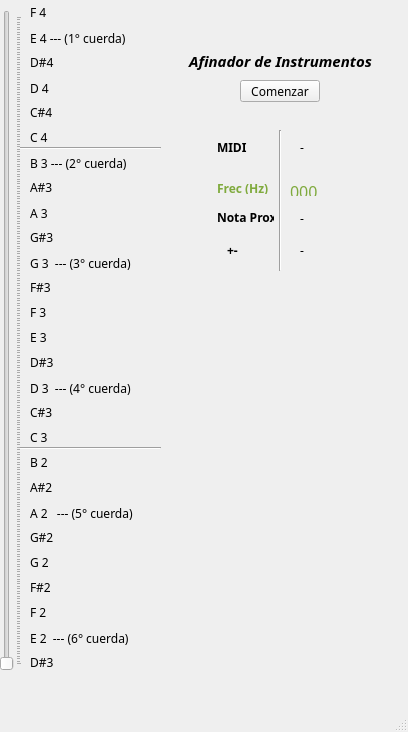
<?xml version="1.0" encoding="UTF-8"?>
<ui version="4.0">
 <class>MainWindows</class>
 <widget class="QMainWindow" name="MainWindows">
  <property name="geometry">
   <rect>
    <x>0</x>
    <y>0</y>
    <width>408</width>
    <height>732</height>
   </rect>
  </property>
  <property name="windowTitle">
   <string>pyFrec</string>
  </property>
  <widget class="QWidget" name="centralwidget">
   <widget class="QPushButton" name="boton">
    <property name="geometry">
     <rect>
      <x>240</x>
      <y>80</y>
      <width>80</width>
      <height>22</height>
     </rect>
    </property>
    <property name="font">
     <font>
      <family>Comfortaa</family>
      <weight>50</weight>
      <bold>false</bold>
     </font>
    </property>
    <property name="text">
     <string>Comenzar</string>
    </property>
   </widget>
   <widget class="QLabel" name="ResMidi">
    <property name="geometry">
     <rect>
      <x>300</x>
      <y>140</y>
      <width>57</width>
      <height>14</height>
     </rect>
    </property>
    <property name="font">
     <font>
      <family>Comfortaa</family>
      <weight>50</weight>
      <bold>false</bold>
     </font>
    </property>
    <property name="text">
     <string>-</string>
    </property>
   </widget>
   <widget class="QLabel" name="label_3">
    <property name="geometry">
     <rect>
      <x>217</x>
      <y>180</y>
      <width>57</width>
      <height>14</height>
     </rect>
    </property>
    <property name="font">
     <font>
      <family>Comfortaa</family>
      <weight>75</weight>
      <bold>true</bold>
     </font>
    </property>
    <property name="text">
     <string>&lt;html&gt;&lt;head/&gt;&lt;body&gt;&lt;p&gt;&lt;span style=&quot; color:#7faa3d;&quot;&gt;Frec (Hz)&lt;/span&gt;&lt;/p&gt;&lt;/body&gt;&lt;/html&gt;</string>
    </property>
   </widget>
   <widget class="QLabel" name="label_4">
    <property name="geometry">
     <rect>
      <x>217</x>
      <y>210</y>
      <width>57</width>
      <height>14</height>
     </rect>
    </property>
    <property name="font">
     <font>
      <family>Comfortaa</family>
      <weight>75</weight>
      <bold>true</bold>
     </font>
    </property>
    <property name="text">
     <string>Nota Prox</string>
    </property>
   </widget>
   <widget class="QLabel" name="label_5">
    <property name="geometry">
     <rect>
      <x>227</x>
      <y>240</y>
      <width>41</width>
      <height>20</height>
     </rect>
    </property>
    <property name="font">
     <font>
      <family>Comfortaa</family>
      <weight>75</weight>
      <bold>true</bold>
     </font>
    </property>
    <property name="text">
     <string>+-</string>
    </property>
   </widget>
   <widget class="QLabel" name="ResNota">
    <property name="geometry">
     <rect>
      <x>300</x>
      <y>210</y>
      <width>61</width>
      <height>16</height>
     </rect>
    </property>
    <property name="font">
     <font>
      <family>Comfortaa</family>
      <weight>50</weight>
      <bold>false</bold>
     </font>
    </property>
    <property name="text">
     <string>-</string>
    </property>
   </widget>
   <widget class="QLabel" name="label_7">
    <property name="geometry">
     <rect>
      <x>217</x>
      <y>140</y>
      <width>57</width>
      <height>14</height>
     </rect>
    </property>
    <property name="font">
     <font>
      <family>Comfortaa</family>
      <weight>75</weight>
      <bold>true</bold>
     </font>
    </property>
    <property name="text">
     <string>MIDI</string>
    </property>
    <property name="textFormat">
     <enum>Qt::AutoText</enum>
    </property>
   </widget>
   <widget class="QLabel" name="ResFrec">
    <property name="geometry">
     <rect>
      <x>290</x>
      <y>180</y>
      <width>51</width>
      <height>16</height>
     </rect>
    </property>
    <property name="font">
     <font>
      <family>Comfortaa</family>
      <weight>50</weight>
      <italic>true</italic>
      <bold>false</bold>
     </font>
    </property>
    <property name="text">
     <string>&lt;html&gt;&lt;head/&gt;&lt;body&gt;&lt;p&gt;&lt;span style=&quot; font-size:12pt; font-style:normal; color:#7faa3d;&quot;&gt;000&lt;/span&gt;&lt;/p&gt;&lt;/body&gt;&lt;/html&gt;</string>
    </property>
   </widget>
   <widget class="QLabel" name="ResDist">
    <property name="geometry">
     <rect>
      <x>300</x>
      <y>240</y>
      <width>51</width>
      <height>20</height>
     </rect>
    </property>
    <property name="font">
     <font>
      <family>Comfortaa</family>
      <weight>50</weight>
      <bold>false</bold>
     </font>
    </property>
    <property name="text">
     <string>-</string>
    </property>
   </widget>
   <widget class="QLabel" name="label_18">
    <property name="geometry">
     <rect>
      <x>30</x>
      <y>30</y>
      <width>111</width>
      <height>16</height>
     </rect>
    </property>
    <property name="font">
     <font>
      <family>Comfortaa</family>
      <weight>50</weight>
      <bold>false</bold>
     </font>
    </property>
    <property name="text">
     <string>E 4 --- (1° cuerda)</string>
    </property>
   </widget>
   <widget class="QLabel" name="label_19">
    <property name="geometry">
     <rect>
      <x>30</x>
      <y>180</y>
      <width>57</width>
      <height>14</height>
     </rect>
    </property>
    <property name="font">
     <font>
      <family>Comfortaa</family>
      <weight>50</weight>
      <bold>false</bold>
     </font>
    </property>
    <property name="text">
     <string>A#3</string>
    </property>
   </widget>
   <widget class="QLabel" name="label_20">
    <property name="geometry">
     <rect>
      <x>30</x>
      <y>130</y>
      <width>57</width>
      <height>14</height>
     </rect>
    </property>
    <property name="font">
     <font>
      <family>Comfortaa</family>
      <weight>50</weight>
      <bold>false</bold>
     </font>
    </property>
    <property name="text">
     <string>C 4</string>
    </property>
   </widget>
   <widget class="QLabel" name="label_21">
    <property name="geometry">
     <rect>
      <x>30</x>
      <y>230</y>
      <width>57</width>
      <height>14</height>
     </rect>
    </property>
    <property name="font">
     <font>
      <family>Comfortaa</family>
      <weight>50</weight>
      <bold>false</bold>
     </font>
    </property>
    <property name="text">
     <string>G#3 </string>
    </property>
   </widget>
   <widget class="QLabel" name="label_22">
    <property name="geometry">
     <rect>
      <x>30</x>
      <y>255</y>
      <width>141</width>
      <height>16</height>
     </rect>
    </property>
    <property name="font">
     <font>
      <family>Comfortaa</family>
      <weight>50</weight>
      <bold>false</bold>
     </font>
    </property>
    <property name="text">
     <string>G 3  --- (3° cuerda)</string>
    </property>
   </widget>
   <widget class="QLabel" name="label_23">
    <property name="geometry">
     <rect>
      <x>30</x>
      <y>155</y>
      <width>111</width>
      <height>16</height>
     </rect>
    </property>
    <property name="font">
     <font>
      <family>Comfortaa</family>
      <weight>50</weight>
      <bold>false</bold>
     </font>
    </property>
    <property name="text">
     <string>B 3 --- (2° cuerda)</string>
    </property>
   </widget>
   <widget class="QLabel" name="label_24">
    <property name="geometry">
     <rect>
      <x>30</x>
      <y>55</y>
      <width>57</width>
      <height>14</height>
     </rect>
    </property>
    <property name="font">
     <font>
      <family>Comfortaa</family>
      <weight>50</weight>
      <bold>false</bold>
     </font>
    </property>
    <property name="text">
     <string>D#4</string>
    </property>
   </widget>
   <widget class="QLabel" name="label_25">
    <property name="geometry">
     <rect>
      <x>30</x>
      <y>280</y>
      <width>57</width>
      <height>14</height>
     </rect>
    </property>
    <property name="font">
     <font>
      <family>Comfortaa</family>
      <weight>50</weight>
      <bold>false</bold>
     </font>
    </property>
    <property name="text">
     <string>F#3</string>
    </property>
   </widget>
   <widget class="QLabel" name="label_26">
    <property name="geometry">
     <rect>
      <x>30</x>
      <y>305</y>
      <width>57</width>
      <height>14</height>
     </rect>
    </property>
    <property name="font">
     <font>
      <family>Comfortaa</family>
      <weight>50</weight>
      <bold>false</bold>
     </font>
    </property>
    <property name="text">
     <string>F 3</string>
    </property>
   </widget>
   <widget class="QLabel" name="label_27">
    <property name="geometry">
     <rect>
      <x>30</x>
      <y>80</y>
      <width>121</width>
      <height>16</height>
     </rect>
    </property>
    <property name="font">
     <font>
      <family>Comfortaa</family>
      <weight>50</weight>
      <bold>false</bold>
     </font>
    </property>
    <property name="text">
     <string>D 4</string>
    </property>
   </widget>
   <widget class="QLabel" name="label_28">
    <property name="geometry">
     <rect>
      <x>30</x>
      <y>205</y>
      <width>131</width>
      <height>16</height>
     </rect>
    </property>
    <property name="font">
     <font>
      <family>Comfortaa</family>
      <weight>50</weight>
      <bold>false</bold>
     </font>
    </property>
    <property name="text">
     <string>A 3</string>
    </property>
   </widget>
   <widget class="QLabel" name="label_29">
    <property name="geometry">
     <rect>
      <x>30</x>
      <y>105</y>
      <width>57</width>
      <height>14</height>
     </rect>
    </property>
    <property name="font">
     <font>
      <family>Comfortaa</family>
      <weight>50</weight>
      <bold>false</bold>
     </font>
    </property>
    <property name="text">
     <string>C#4</string>
    </property>
   </widget>
   <widget class="QLabel" name="label_30">
    <property name="geometry">
     <rect>
      <x>30</x>
      <y>480</y>
      <width>57</width>
      <height>14</height>
     </rect>
    </property>
    <property name="font">
     <font>
      <family>Comfortaa</family>
      <weight>50</weight>
      <bold>false</bold>
     </font>
    </property>
    <property name="text">
     <string>A#2</string>
    </property>
   </widget>
   <widget class="QLabel" name="label_31">
    <property name="geometry">
     <rect>
      <x>30</x>
      <y>355</y>
      <width>57</width>
      <height>14</height>
     </rect>
    </property>
    <property name="font">
     <font>
      <family>Comfortaa</family>
      <weight>50</weight>
      <bold>false</bold>
     </font>
    </property>
    <property name="text">
     <string>D#3</string>
    </property>
   </widget>
   <widget class="QLabel" name="label_32">
    <property name="geometry">
     <rect>
      <x>30</x>
      <y>380</y>
      <width>131</width>
      <height>16</height>
     </rect>
    </property>
    <property name="font">
     <font>
      <family>Comfortaa</family>
      <weight>50</weight>
      <bold>false</bold>
     </font>
    </property>
    <property name="text">
     <string>D 3  --- (4° cuerda)</string>
    </property>
   </widget>
   <widget class="QLabel" name="label_33">
    <property name="geometry">
     <rect>
      <x>30</x>
      <y>430</y>
      <width>57</width>
      <height>14</height>
     </rect>
    </property>
    <property name="font">
     <font>
      <family>Comfortaa</family>
      <weight>50</weight>
      <bold>false</bold>
     </font>
    </property>
    <property name="text">
     <string>C 3</string>
    </property>
   </widget>
   <widget class="QLabel" name="label_34">
    <property name="geometry">
     <rect>
      <x>30</x>
      <y>555</y>
      <width>57</width>
      <height>14</height>
     </rect>
    </property>
    <property name="font">
     <font>
      <family>Comfortaa</family>
      <weight>50</weight>
      <bold>false</bold>
     </font>
    </property>
    <property name="text">
     <string>G 2</string>
    </property>
   </widget>
   <widget class="QLabel" name="label_35">
    <property name="geometry">
     <rect>
      <x>30</x>
      <y>455</y>
      <width>57</width>
      <height>14</height>
     </rect>
    </property>
    <property name="font">
     <font>
      <family>Comfortaa</family>
      <weight>50</weight>
      <bold>false</bold>
     </font>
    </property>
    <property name="text">
     <string>B 2</string>
    </property>
   </widget>
   <widget class="QLabel" name="label_36">
    <property name="geometry">
     <rect>
      <x>30</x>
      <y>330</y>
      <width>57</width>
      <height>14</height>
     </rect>
    </property>
    <property name="font">
     <font>
      <family>Comfortaa</family>
      <weight>50</weight>
      <bold>false</bold>
     </font>
    </property>
    <property name="text">
     <string>E 3</string>
    </property>
   </widget>
   <widget class="QLabel" name="label_37">
    <property name="geometry">
     <rect>
      <x>30</x>
      <y>580</y>
      <width>57</width>
      <height>14</height>
     </rect>
    </property>
    <property name="font">
     <font>
      <family>Comfortaa</family>
      <weight>50</weight>
      <bold>false</bold>
     </font>
    </property>
    <property name="text">
     <string>F#2</string>
    </property>
   </widget>
   <widget class="QLabel" name="label_38">
    <property name="geometry">
     <rect>
      <x>30</x>
      <y>605</y>
      <width>57</width>
      <height>14</height>
     </rect>
    </property>
    <property name="font">
     <font>
      <family>Comfortaa</family>
      <weight>50</weight>
      <bold>false</bold>
     </font>
    </property>
    <property name="text">
     <string>F 2</string>
    </property>
   </widget>
   <widget class="QLabel" name="label_39">
    <property name="geometry">
     <rect>
      <x>30</x>
      <y>405</y>
      <width>57</width>
      <height>14</height>
     </rect>
    </property>
    <property name="font">
     <font>
      <family>Comfortaa</family>
      <weight>50</weight>
      <bold>false</bold>
     </font>
    </property>
    <property name="text">
     <string>C#3</string>
    </property>
   </widget>
   <widget class="QLabel" name="label_40">
    <property name="geometry">
     <rect>
      <x>30</x>
      <y>530</y>
      <width>57</width>
      <height>14</height>
     </rect>
    </property>
    <property name="font">
     <font>
      <family>Comfortaa</family>
      <weight>50</weight>
      <bold>false</bold>
     </font>
    </property>
    <property name="text">
     <string>G#2</string>
    </property>
   </widget>
   <widget class="QLabel" name="label_41">
    <property name="geometry">
     <rect>
      <x>30</x>
      <y>505</y>
      <width>141</width>
      <height>16</height>
     </rect>
    </property>
    <property name="font">
     <font>
      <family>Comfortaa</family>
      <weight>50</weight>
      <bold>false</bold>
     </font>
    </property>
    <property name="text">
     <string>A 2   --- (5° cuerda)</string>
    </property>
   </widget>
   <widget class="QLabel" name="label_42">
    <property name="geometry">
     <rect>
      <x>30</x>
      <y>630</y>
      <width>121</width>
      <height>16</height>
     </rect>
    </property>
    <property name="font">
     <font>
      <family>Comfortaa</family>
      <weight>50</weight>
      <bold>false</bold>
     </font>
    </property>
    <property name="text">
     <string>E 2  --- (6° cuerda)</string>
    </property>
   </widget>
   <widget class="Line" name="line_2">
    <property name="geometry">
     <rect>
      <x>20</x>
      <y>140</y>
      <width>141</width>
      <height>16</height>
     </rect>
    </property>
    <property name="font">
     <font>
      <family>Comfortaa</family>
      <weight>75</weight>
      <bold>true</bold>
     </font>
    </property>
    <property name="orientation">
     <enum>Qt::Horizontal</enum>
    </property>
   </widget>
   <widget class="Line" name="line_3">
    <property name="geometry">
     <rect>
      <x>20</x>
      <y>440</y>
      <width>141</width>
      <height>16</height>
     </rect>
    </property>
    <property name="font">
     <font>
      <family>Comfortaa</family>
      <weight>75</weight>
      <bold>true</bold>
     </font>
    </property>
    <property name="orientation">
     <enum>Qt::Horizontal</enum>
    </property>
   </widget>
   <widget class="Line" name="line">
    <property name="geometry">
     <rect>
      <x>270</x>
      <y>130</y>
      <width>20</width>
      <height>141</height>
     </rect>
    </property>
    <property name="orientation">
     <enum>Qt::Vertical</enum>
    </property>
   </widget>
   <widget class="QLabel" name="label_6">
    <property name="geometry">
     <rect>
      <x>170</x>
      <y>50</y>
      <width>221</width>
      <height>21</height>
     </rect>
    </property>
    <property name="font">
     <font>
      <family>Comfortaa</family>
      <pointsize>11</pointsize>
      <weight>75</weight>
      <italic>true</italic>
      <bold>true</bold>
     </font>
    </property>
    <property name="styleSheet">
     <string notr="true"/>
    </property>
    <property name="lineWidth">
     <number>0</number>
    </property>
    <property name="text">
     <string>&lt;!DOCTYPE HTML PUBLIC &quot;-//W3C//DTD HTML 4.0//EN&quot; &quot;http://www.w3.org/TR/REC-html40/strict.dtd&quot;&gt;
&lt;html&gt;&lt;head&gt;&lt;meta name=&quot;qrichtext&quot; content=&quot;1&quot; /&gt;&lt;style type=&quot;text/css&quot;&gt;
p, li { white-space: pre-wrap; }
&lt;/style&gt;&lt;/head&gt;&lt;body style=&quot; font-family:'Comfortaa'; font-size:11pt; font-weight:600; font-style:italic;&quot;&gt;
&lt;p align=&quot;center&quot; style=&quot; margin-top:12px; margin-bottom:12px; margin-left:0px; margin-right:0px; -qt-block-indent:0; text-indent:0px;&quot;&gt;&lt;span style=&quot; color:#000000;&quot;&gt;Afinador de Instrumentos&lt;/span&gt;&lt;/p&gt;&lt;/body&gt;&lt;/html&gt;</string>
    </property>
    <property name="wordWrap">
     <bool>true</bool>
    </property>
   </widget>
   <widget class="QLabel" name="label_43">
    <property name="geometry">
     <rect>
      <x>30</x>
      <y>5</y>
      <width>57</width>
      <height>14</height>
     </rect>
    </property>
    <property name="font">
     <font>
      <family>Comfortaa</family>
      <weight>50</weight>
      <bold>false</bold>
     </font>
    </property>
    <property name="text">
     <string>F 4</string>
    </property>
   </widget>
   <widget class="QLabel" name="label_44">
    <property name="geometry">
     <rect>
      <x>30</x>
      <y>655</y>
      <width>57</width>
      <height>14</height>
     </rect>
    </property>
    <property name="font">
     <font>
      <family>Comfortaa</family>
      <weight>50</weight>
      <bold>false</bold>
     </font>
    </property>
    <property name="text">
     <string>D#3</string>
    </property>
   </widget>
   <widget class="QSlider" name="verticalSlider">
    <property name="geometry">
     <rect>
      <x>0</x>
      <y>10</y>
      <width>22</width>
      <height>661</height>
     </rect>
    </property>
    <property name="minimum">
     <number>390</number>
    </property>
    <property name="maximum">
     <number>650</number>
    </property>
    <property name="singleStep">
     <number>0</number>
    </property>
    <property name="pageStep">
     <number>1</number>
    </property>
    <property name="sliderPosition">
     <number>390</number>
    </property>
    <property name="orientation">
     <enum>Qt::Vertical</enum>
    </property>
    <property name="tickPosition">
     <enum>QSlider::TicksBelow</enum>
    </property>
   </widget>
  </widget>
  <widget class="QMenuBar" name="menubar">
   <property name="geometry">
    <rect>
     <x>0</x>
     <y>0</y>
     <width>408</width>
     <height>21</height>
    </rect>
   </property>
  </widget>
  <widget class="QStatusBar" name="statusbar"/>
 </widget>
 <resources/>
 <connections/>
</ui>
